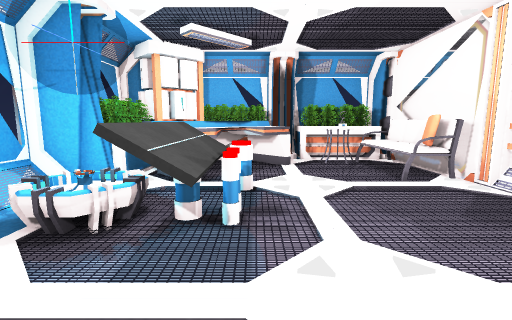
view 1 (above)

16 first-person views from a walk through a Unity game level. The camera is 1.4 m above the floor, tilts 8° down and sees 85° across. Doors are open. The floor is counted in squares, 1 m on a side. Each view is taken from the middle of a square. On the plan, view 1 faces up. The plan holds only what a view shows up to about 14 squares ahead; the rest is blank. The player character is not drawn.

view 2
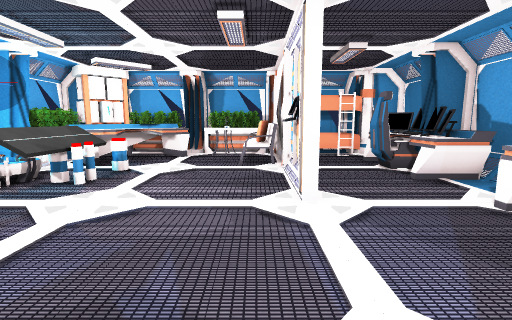

view 3
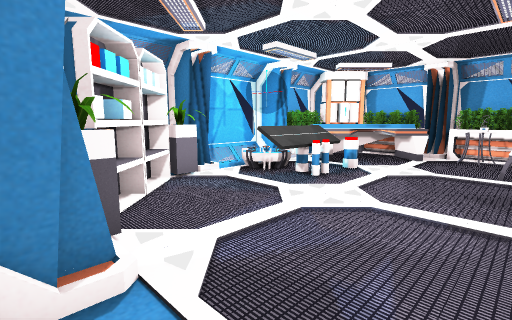

view 4
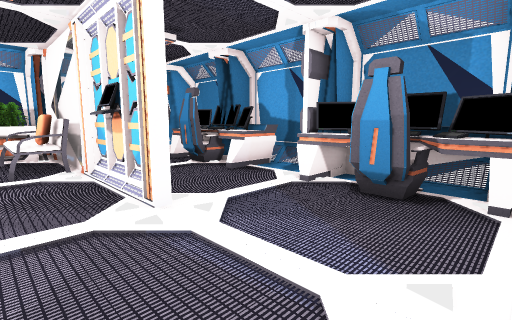

view 5
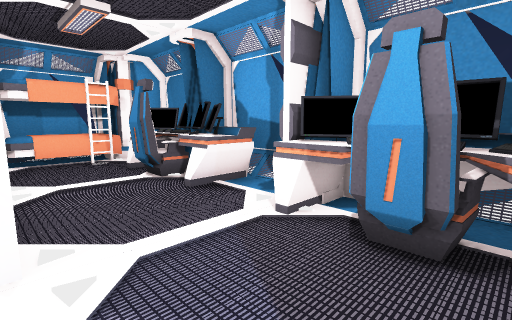

view 6
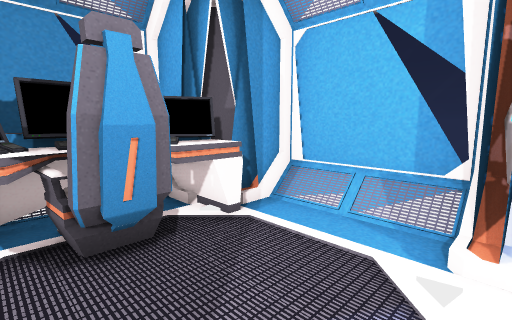

view 7
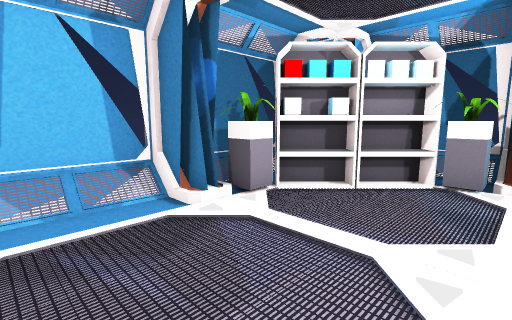

view 8
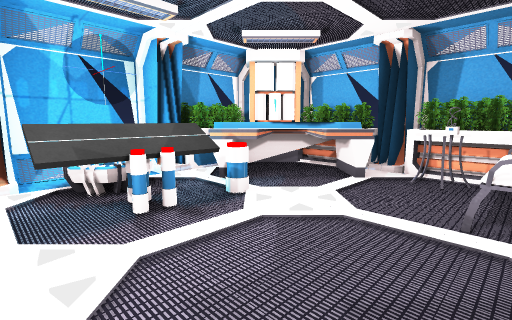

view 9
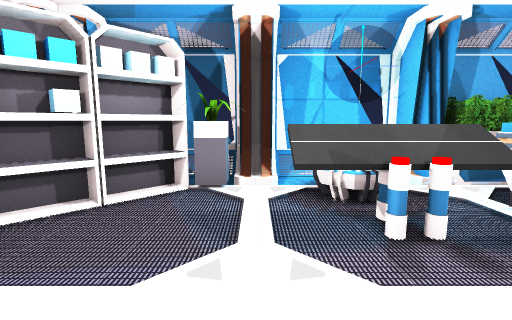

view 10
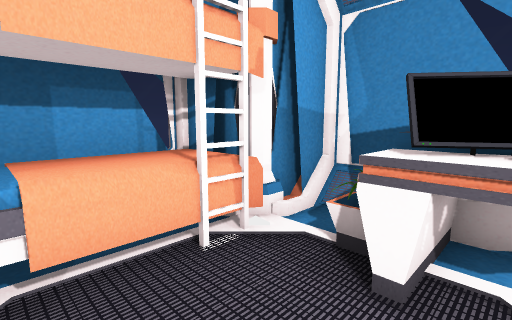

view 11
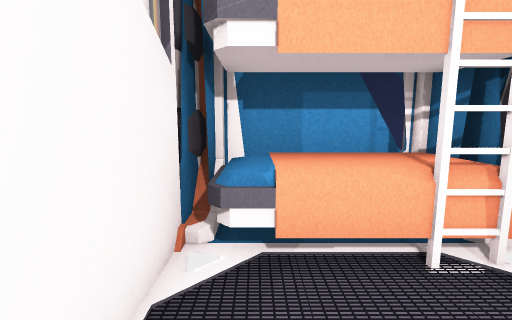

view 12
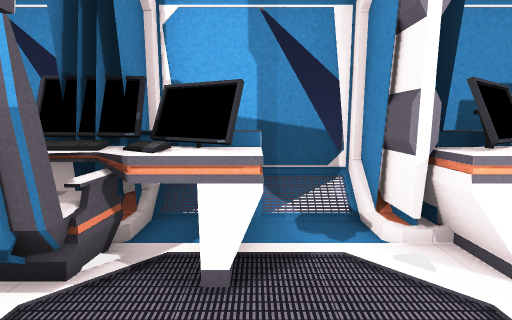

view 13
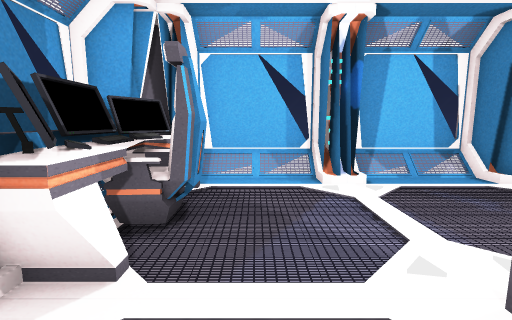

view 14
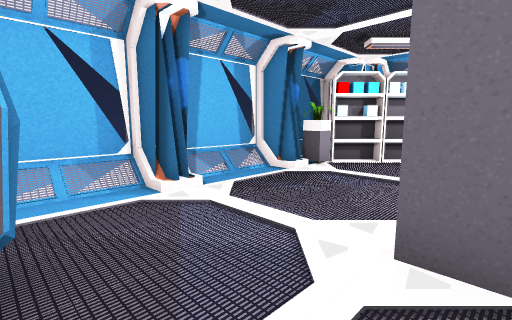

view 15
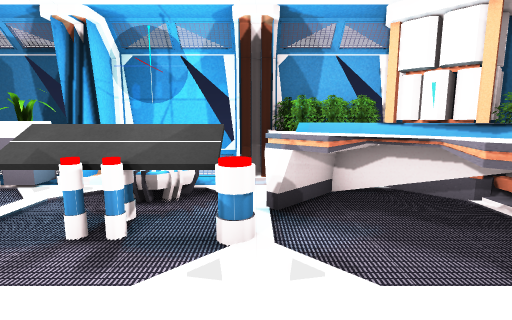

view 16
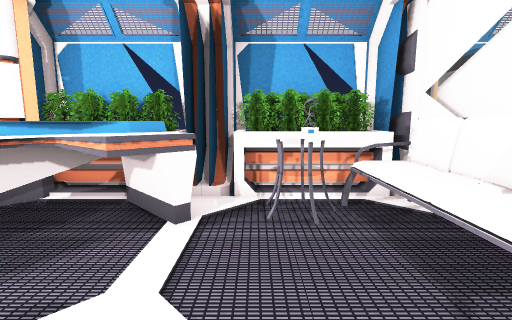

### Floor plan
Key: @ floor where view 1 was taken; # wall or solid block; . main floor; : floor 0.25 m higher than the main floor; / step, stairs or slope; D open door; = window, fence, low wall or low ledge; O other object.
Columns run from 5 left of view 1 to 11 right of it. Each row starts with its distance up from view 1.
 12   #############
 11   #OOO#OOO#OOO##
 10 ###OOOOOOO#OOOO##
  9 OOOOOOOOOO#..../=
  8 OOOOOO...O#..OOO=
  7 OOOOO....O#...O#=
  6 ##OO.O...O#..OO##
  5 ##OOO.....O...OO=
  4  #OOOO....O..OOO=
  3 ##OOO.....O.... =
  2 ###.......ODDOO##
  1 = O...........OO=
  0 =/OO.@.......OOO=
 -1 =/OOO.........O##
 -2    OOO#...:..OO#
 -3   # //# //##//##
 -4   #===#===#===#

Where each view was taken, in squares from view 1:
view 1: 0 up, 0 right, facing up
view 2: 3 down, 4 right, facing up
view 3: 3 down, 4 right, facing up-left
view 4: 2 down, 3 right, facing up-right
view 5: 1 down, 5 right, facing up-right
view 6: 1 up, 5 right, facing down-right
view 7: 2 up, 4 right, facing down-left
view 8: 2 up, 4 right, facing up-left
view 9: 2 up, 3 right, facing left
view 10: 7 up, 6 right, facing up-right
view 11: 7 up, 6 right, facing up
view 12: 4 up, 6 right, facing right
view 13: 4 up, 7 right, facing down
view 14: 3 up, 8 right, facing down-left
view 15: 6 up, 3 right, facing left
view 16: 5 up, 2 right, facing up
